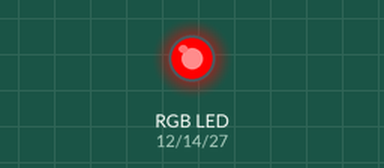
This sketch was run on a simulated ESP32. Parts: an RGB LED mixed from three pins (HIGH = lit).

Above: at 0.15 s.
At 0.45 s:
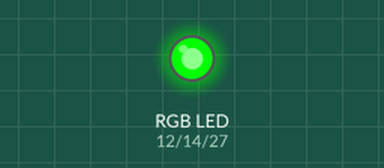
At 2.3 s:
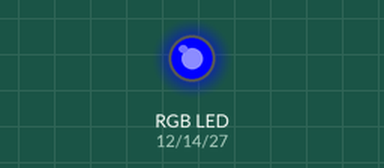
Timing chart, 0 to 3.1 s (numbered marks = the images above):
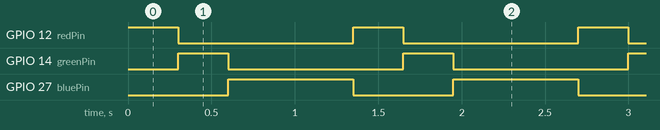

The sketch:

lesson-19-rgbrotation-myversion.ino
```cpp
int redPin = 12;
int greenPin = 14;
int bluePin = 27;
int shortT = 300;
int longT = 750;
bool stop = false;
int n;

void setup() {
  // put your setup code here, to run once:
  pinMode(redPin, OUTPUT);
  pinMode(greenPin, OUTPUT);
  pinMode(bluePin, OUTPUT);
}

void loop() {
  // put your main code here, to run repeatedly:
  if (!stop) {
    for (n = 0;n < 25;n++) {
      digitalWrite(redPin, HIGH);
      digitalWrite(greenPin, LOW);
      digitalWrite(bluePin, LOW);
      delay(shortT);
      digitalWrite(greenPin, HIGH);
      digitalWrite(redPin, LOW);
      digitalWrite(bluePin, LOW);
      delay(shortT);
      digitalWrite(bluePin, HIGH);
      digitalWrite(redPin, LOW);
      digitalWrite(greenPin, LOW);
      delay(longT);
    }
    digitalWrite(bluePin, LOW);
  }
  stop = true;
}
```

Measured:
- by itself, GPIO 12 (redPin), GPIO 14 (greenPin): alternates HIGH for 0.30 s and LOW for 1.1 s, 50 changes in all, then stays LOW
- by itself, GPIO 27 (bluePin): alternates HIGH for 0.75 s and LOW for 0.60 s, 50 changes in all, then stays LOW
